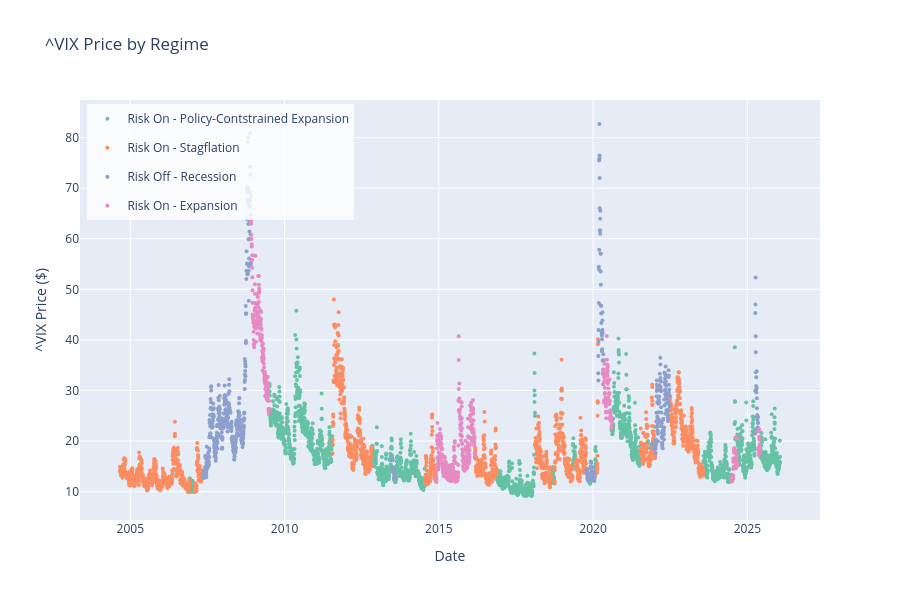

This figure's notebook cell:
### Code cell
filtered_proba0 = model0.filter_proba(X_scaled)
filtered_regimes0 = np.argmax(filtered_proba0, axis=1)
smoothed_proba0 = model0.smooth_proba(X_scaled)

labels_info0 = label_regimes(
    X=X_scaled,
    proba=smoothed_proba0,
    feature_names=selected_features
)

# filtered_proba1 = model1.filter_proba(X_scaled)
# filtered_regimes1 = np.argmax(filtered_proba1, axis=1)
# smoothed_proba1 = model1.smooth_proba(X_scaled)

# labels_info1 = label_regimes(
#     X=X_scaled,
#     proba=smoothed_proba1,
#     feature_names=selected_features
# )

fig0 = plot_ticker_by_regime("^VIX", df_selected.index, filtered_regimes0, regime_names=labels_info0["state_labels"])
# fig1 = plot_ticker_by_regime("^VIX", df_selected.index, filtered_regimes1, regime_names=labels_info1["state_labels"])

fig0.show()

### Figure 1 — Plotly figure (JSON) as saved in the notebook; plotly's stock layout.template omitted (floating-point values rounded to 4 significant figures; data arrays with more than 128 entries replaced by an {"elided": "..."} marker saying what was removed)
{"data": [{"hovertemplate": "Risk On - Policy-Contstrained Expansion<br>Price: %{y:.2f}<br>Date: %{x}<extra></extra>", "legendgroup": "Risk On - Policy-Contstrained Expansion", "marker": {"color": "rgb(102,194,165)", "line": {"width": 0}, "size": 4}, "mode": "markers", "name": "Risk On - Policy-Contstrained Expansion", "type": "scatter", "x": {"elided": "2146 str values"}, "y": {"elided": "2146 float values"}}, {"hovertemplate": "Risk On - Stagflation<br>Price: %{y:.2f}<br>Date: %{x}<extra></extra>", "legendgroup": "Risk On - Stagflation", "marker": {"color": "rgb(252,141,98)", "line": {"width": 0}, "size": 4}, "mode": "markers", "name": "Risk On - Stagflation", "type": "scatter", "x": {"elided": "2001 str values"}, "y": {"elided": "2001 float values"}}, {"hovertemplate": "Risk Off - Recession<br>Price: %{y:.2f}<br>Date: %{x}<extra></extra>", "legendgroup": "Risk Off - Recession", "marker": {"color": "rgb(141,160,203)", "line": {"width": 0}, "size": 4}, "mode": "markers", "name": "Risk Off - Recession", "type": "scatter", "x": {"elided": "646 str values"}, "y": {"elided": "646 float values"}}, {"hovertemplate": "Risk On - Expansion               <br>Price: %{y:.2f}<br>Date: %{x}<extra></extra>", "legendgroup": "Risk On - Expansion               ", "marker": {"color": "rgb(231,138,195)", "line": {"width": 0}, "size": 4}, "mode": "markers", "name": "Risk On - Expansion               ", "type": "scatter", "x": {"elided": "589 str values"}, "y": {"elided": "589 float values"}}], "layout": {"height": 600, "hovermode": "closest", "legend": {"bgcolor": "rgba(255, 255, 255, 0.8)", "orientation": "v", "x": 0.01, "xanchor": "left", "y": 0.99, "yanchor": "top"}, "title": {"text": "^VIX Price by Regime"}, "xaxis": {"title": {"text": "Date"}}, "yaxis": {"title": {"text": "^VIX Price ($)"}}}}
